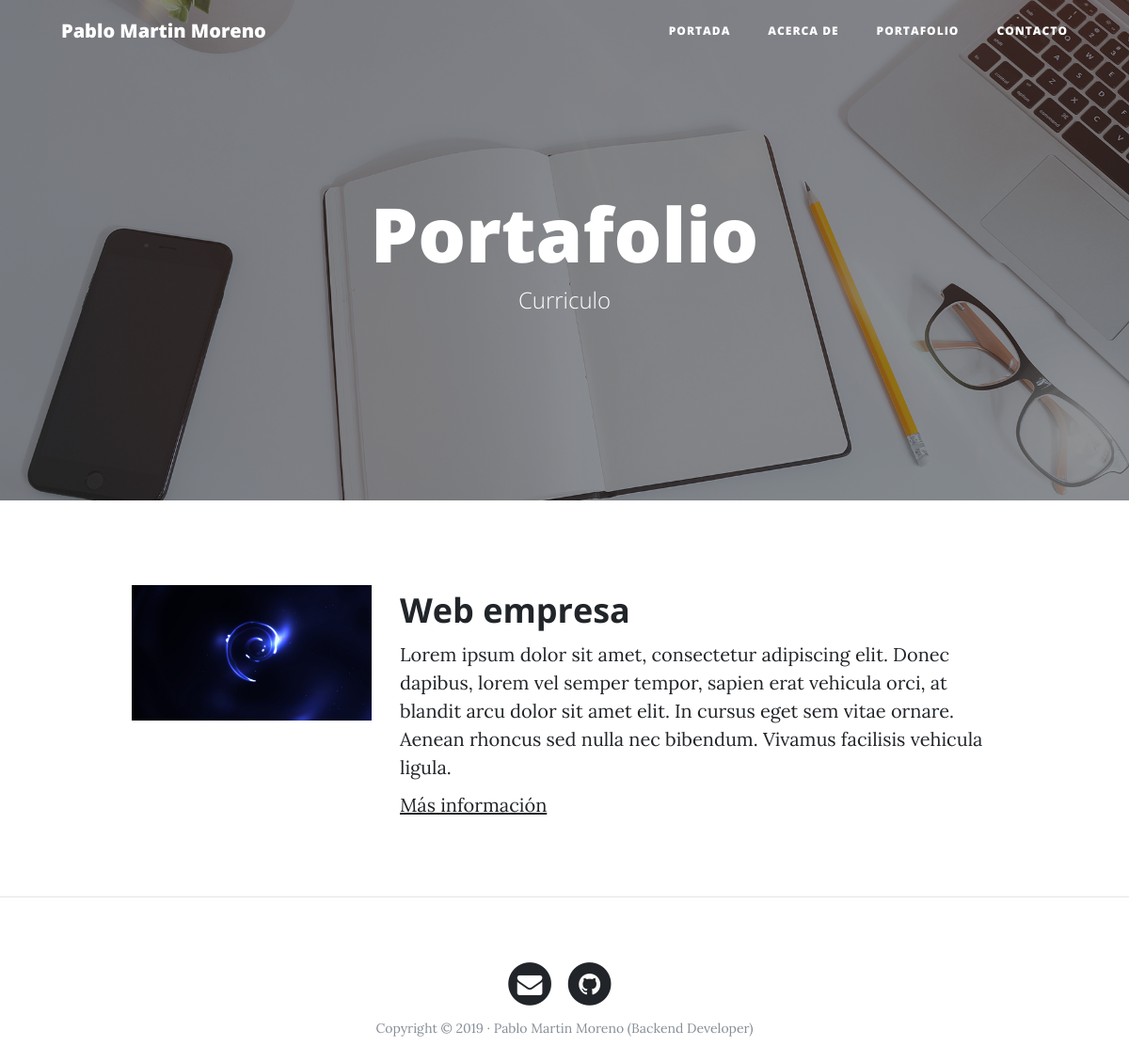
The page /portfolio/ on the database its author committed.
### portfolio/models.py (models this page shows, shortened)
class Project(models.Model):
    title = models.CharField(max_length=200, verbose_name="Titulo")
    description = models.TextField(verbose_name="Descripcion")
    image = models.ImageField(verbose_name="Imagen", upload_to="projects")
    link = models.URLField(verbose_name="Direccion web",null=True, blank=True)
    created = models.DateTimeField(auto_now_add=True, verbose_name="Fecha de creacion")
    updated = models.DateTimeField(auto_now=True, verbose_name="Fecha de edicion")
    class Meta:
        verbose_name = "proyecto"
        verbose_name_plural = "proyectos"
        ordering = ['-created']

### portfolio/views.py (the view)
# urls.py: path('portfolio/', include('portfolio.urls')),
def portfolio(request):
    projects = Project.objects.all()
    return render(request, "portfolio/portfolio.html", {'projects':projects})

### social/processors.py (called while the page is built)
def ctx_dict(request):
    ctx = {}
    links = Link.objects.all()
    for link in links:
        ctx[link.key] = link.url
    return ctx

### portfolio/templates/portfolio/portfolio.html (shortened to what this page needs)
{% extends 'core/base.html' %}
{% block background %}{% load static %}{% static 'core/img/portfolio-bg.jpg' %}{% endblock background%}
{% block headers %}
<h1>Portafolio</h1>
<span class="subheading">Curriculo</span> {% endblock headers %}
{% block content %} {% for project in projects %}
<div class="row project">
    <div class="col-lg-3 col-md-4 offset-lg-1">
        <img class="img-fluid" src="{{project.image.url}}" alt="">
    </div>
    <div class="col-lg-7 col-md-8">
        <h2 class="section-heading title">{{project.title}}</h2>
        <p>{{project.description}}</p>
        {% if project.link %}
        <p><a href="{{project.link}}">Más información</a></p>
        {% endif %}
    </div>
</div>
{% endfor %} {% endblock content %}

### core/templates/core/base.html (shortened to what this page needs)
<!DOCTYPE html>
<html lang="es">
  <head>
    {% load static %}
    <link href="{% static 'core/vendor/bootstrap/css/bootstrap.min.css' %}" rel="stylesheet">
    <link href="{% static 'core/vendor/font-awesome/css/font-awesome.min.css' %}" rel="stylesheet" type="text/css">
    <link href="{% static 'core/css/clean-blog.min.css' %}" rel="stylesheet">
  </head>
  <body>
    <nav class="navbar navbar-expand-lg navbar-light fixed-top" id="mainNav">
      <div class="container">
        <a class="navbar-brand" href="{% url 'home' %}">Pablo Martin Moreno</a>
        <div class="collapse navbar-collapse" id="navbarResponsive">
          <ul class="navbar-nav ml-auto">
            <li class="nav-item">
              <a class="nav-link" href="{% url 'home' %}">Portada</a>
            </li>
            <li class="nav-item">
              <a class="nav-link" href="{% url 'about' %}">Acerca de</a>
            </li>
            <li class="nav-item">
              <a class="nav-link" href="{% url 'portfolio' %}">Portafolio</a>
            </li>
            <li class="nav-item">
              <a class="nav-link" href="{% url 'contact' %}">Contacto</a>
            </li>
          </ul>
        </div>
      </div>
    </nav>
    <header class="masthead" style="background-image: url('{% block background %} {% endblock background %}')">
      <div class="overlay"></div>
      <div class="container">
        <div class="row">
          <div class="col-lg-8 col-md-10 mx-auto">
            <div class="site-heading">
                {% block headers %} {% endblock headers %}
            </div>
          </div>
        </div>
      </div>
    </header>
    <div class="container">
        {% block content %}{% endblock content %}
    </div>
    {% if request.path != "/" %}<hr>{% endif %}
    <footer>
      <div class="container">
        <div class="row">
          <div class="col-lg-8 col-md-10 mx-auto">
            <ul class="list-inline text-center">
              <li class="list-inline-item">
                {% if LINK_EMAIL %}
                  <a href="{{LINK_EMAIL}}">
                    <span class="fa-stack fa-lg">
                      <i class="fa fa-circle fa-stack-2x"></i>
                      <i class="fa fa-envelope fa-stack-1x fa-inverse"></i>
                    </span>
                  </a>
                {% endif %}
              </li>
              <li class="list-inline-item">
                {% if LINK_GITHUB %}
                  <a href="{{LINK_GITHUB}}">
                    <span class="fa-stack fa-lg">
                      <i class="fa fa-circle fa-stack-2x"></i>
                      <i class="fa fa-github fa-stack-1x fa-inverse"></i>
                    </span>
                  </a>
                {% endif %}
              </li>
            </ul>
            <p class="copyright text-muted">Copyright &copy; 2019 · Pablo Martin Moreno (Backend Developer) </p>
          </div>
        </div>
      </div>
    </footer>
  </body>
</html>

### rows shown on the page
Project: image (picture), title "Web empresa", description "Lorem ipsum dolor sit amet, consectetur adipiscing elit. Donec dapibus, lorem vel semper tempor, sapien erat vehicula orci, at blandit arcu dolor sit amet elit. In cursus eget sem vitae ornare. Aenean rhoncus sed nulla nec bibendum. Vivamus facilisis vehicula ligula."
